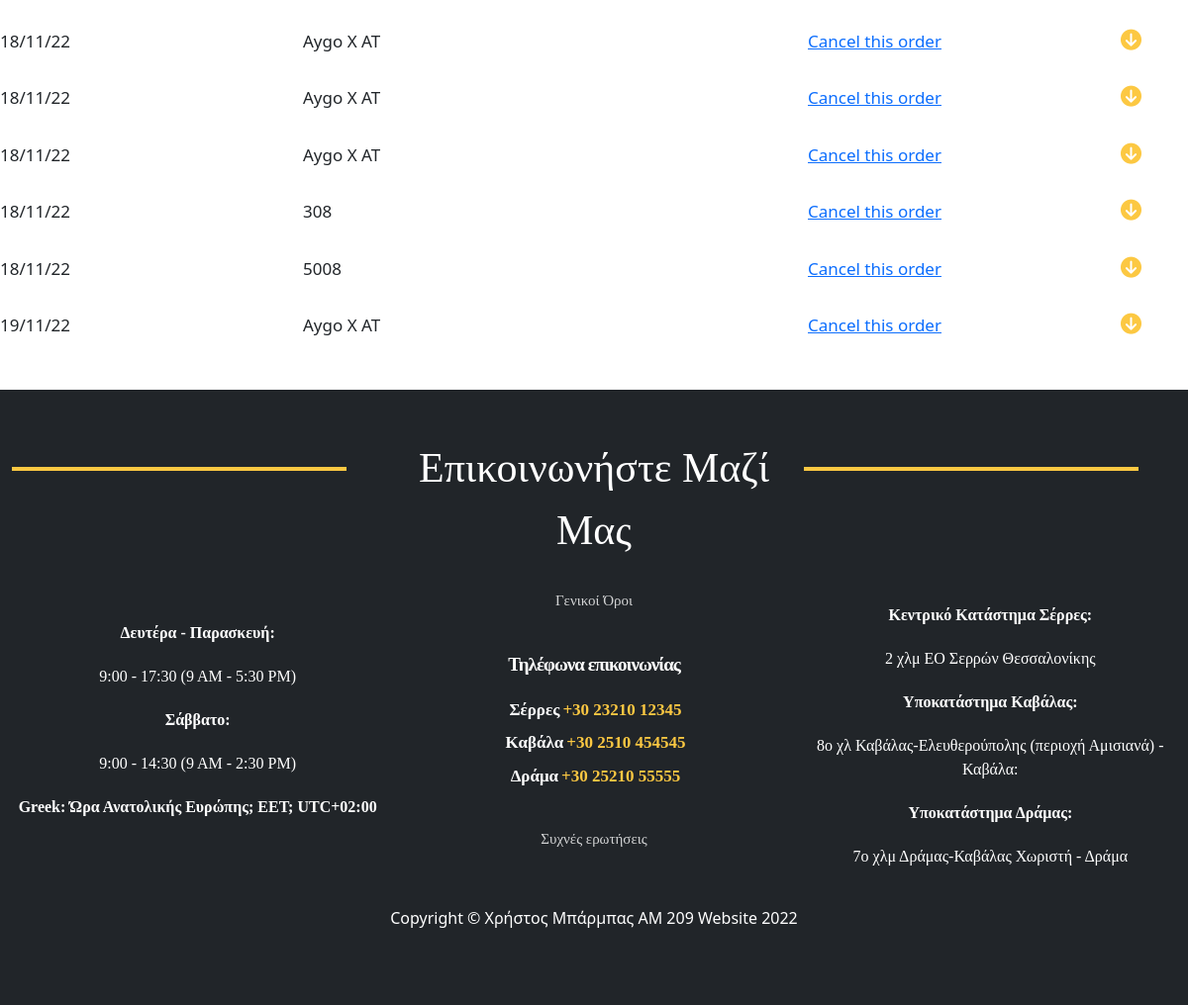
The page /totalRentals/ (signed in, lower part) on the database as committed earlier.
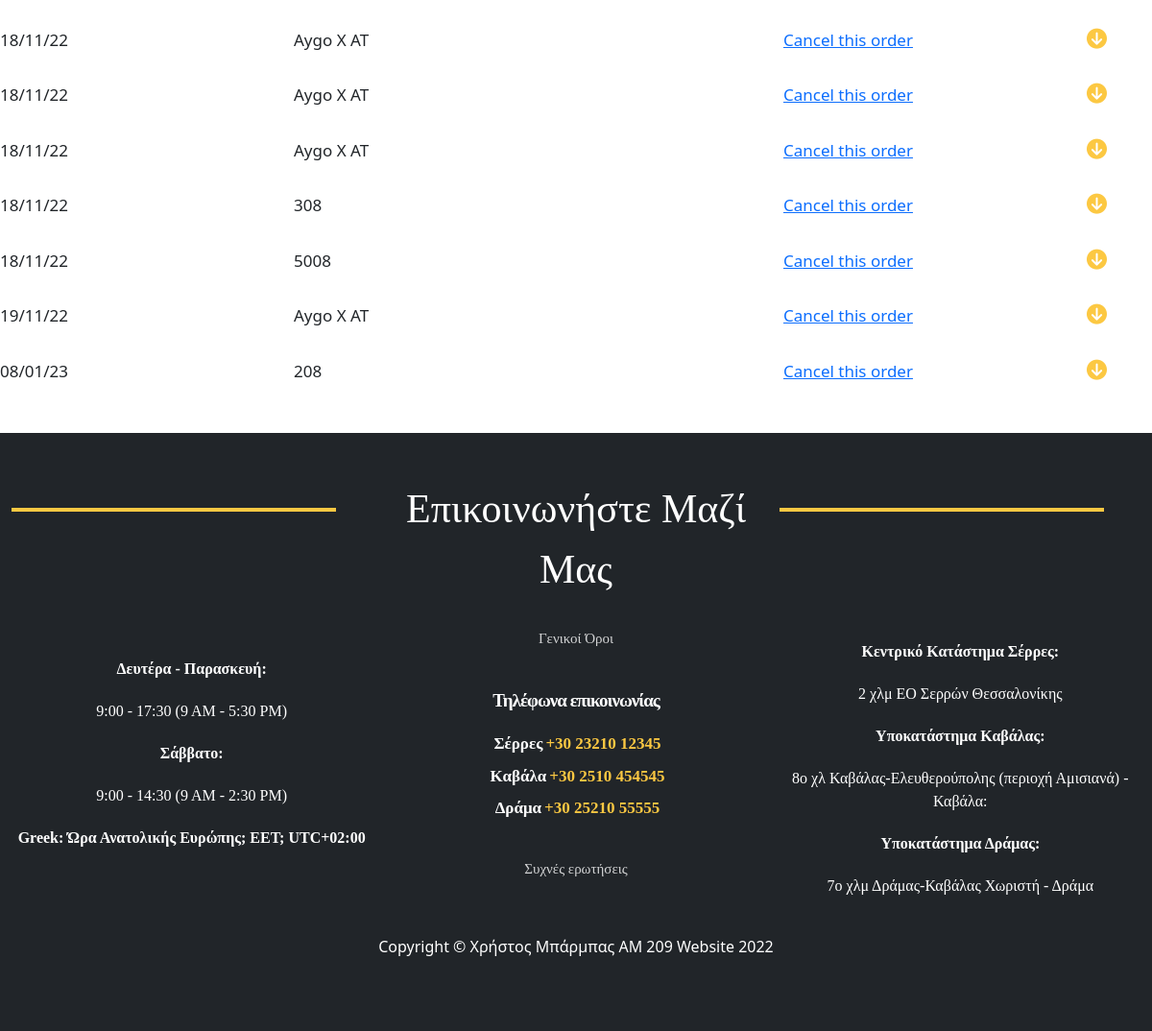
The same page on the database as committed later.
### carRental/models.py (models this page shows, shortened)
class Rental(models.Model):
    costumer = models.ForeignKey(Costumer, null=True, on_delete=models.CASCADE)
    customerName = models.CharField(max_length=70, null=True)
    costumerID = models.IntegerField(null=True, blank=False)
    rentalCompany = models.ForeignKey(RentalCompany, null=True, on_delete=models.CASCADE, default='1')
    car = models.ForeignKey(Car, null=True, on_delete=models.CASCADE)
    carModel = models.CharField(max_length=70, null=True)
    carId = models.IntegerField(null=True, blank=False)
    price = models.IntegerField(null=True, blank=False)
    startDate = models.DateField(auto_now_add=False, null=True)
    finishDate = models.DateField(auto_now_add=False, null=True)
    orderDate = models.DateTimeField(auto_now_add=True, null=True)
    placeToStart = models.ForeignKey(PlaceToStart, null=True, on_delete=models.CASCADE)
    fullFuel = models.BooleanField(blank=True, null=True, default=False)
    insurance = models.BooleanField(blank=True, null=True, default=False)
    payed = models.BooleanField(null=True, default=False)

### carRental/views.py (the view)
# urls.py: path('totalRentals/', views.totalRentals, name='totalRentals'),
@login_required(login_url='home.html')
def totalRentals(request):
    current = request.user
    rentals = Rental.objects.all()
    context = {
        'current': current,
        'rentals': rentals,
    }
    return render(request, 'totalRentals.html', context)

### carRental/models.py (called while the page is built)
    def __str__(self):
        return self.placeToStart

### carRental/templates/totalRentals.html (shortened to what this page needs)
{% extends 'main.html' %}
{% load static %}
{% block content %}
    <div class="lastRent lastRentPos">
				<div class="row no-gutters">
					<div class="col-12">
                {% for x in rentals %}
						<div class="row align-items-center">
							<div class="col-md-12 col-sm-12 clickFaq ">
								<div class="questionUs rowSize">
									<div class="row no-gutters ">
										<div class="col-2">
											<div class="infoTable ">
												{{ x.orderDate|date:'d/m/y' }}
											</div>
										</div>
										<div class="col-1">
										</div>
										<div class="col-5">
											<div class="infoTable">
											    {{ x.carModel}}
											</div>
										</div>
										<div class="col-3">
											<div class="infoTable">
											{% if x.payed == False %}
											<div class="payingPc">
												<a href="">Cancel this order</a>
											</div>
											{% else  %}
											 Payed
											{% endif  %}
											</div>
										</div>
										<div class="col-1">
											<div class="infoTable">
												<i class="fas fa-arrow-circle-down .displayFaq arrowsUS"></i>
											</div>
										</div>
									</div>
								</div>
							</div>
						</div>
                        {% endfor  %}
					</div>
				</div>
			</div>
{% endblock  %}

Rows that differ between the two databases and show on the page:
added Rental: orderDate "08/01/23", carModel "208", payed "Cancel this order"
